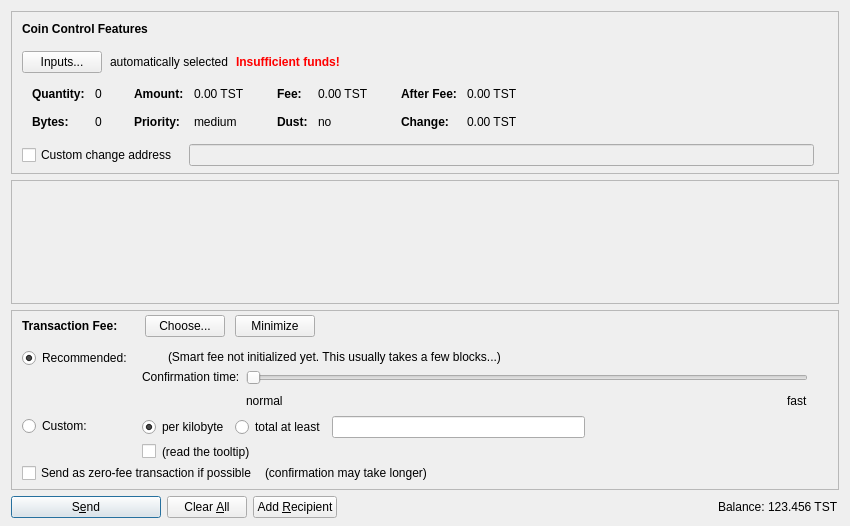
<?xml version="1.0" encoding="UTF-8"?>
<ui version="4.0">
 <class>SendCoinsDialog</class>
 <widget class="QDialog" name="SendCoinsDialog">
  <property name="geometry">
   <rect>
    <x>0</x>
    <y>0</y>
    <width>850</width>
    <height>526</height>
   </rect>
  </property>
  <property name="windowTitle">
   <string>Send Coins</string>
  </property>
  <layout class="QVBoxLayout" name="verticalLayout" stretch="0,1,0,0">
   <property name="bottomMargin">
    <number>8</number>
   </property>
   <item>
    <widget class="QFrame" name="frameCoinControl">
     <property name="sizePolicy">
      <sizepolicy hsizetype="Expanding" vsizetype="Expanding">
       <horstretch>0</horstretch>
       <verstretch>0</verstretch>
      </sizepolicy>
     </property>
     <property name="maximumSize">
      <size>
       <width>16777215</width>
       <height>16777215</height>
      </size>
     </property>
     <property name="frameShape">
      <enum>QFrame::StyledPanel</enum>
     </property>
     <property name="frameShadow">
      <enum>QFrame::Sunken</enum>
     </property>
     <layout class="QVBoxLayout" name="verticalLayoutCoinControl2">
      <property name="spacing">
       <number>0</number>
      </property>
      <property name="leftMargin">
       <number>0</number>
      </property>
      <property name="topMargin">
       <number>0</number>
      </property>
      <property name="rightMargin">
       <number>0</number>
      </property>
      <property name="bottomMargin">
       <number>6</number>
      </property>
      <item>
       <layout class="QVBoxLayout" name="verticalLayoutCoinControl" stretch="0,0,0,0,1">
        <property name="spacing">
         <number>0</number>
        </property>
        <property name="leftMargin">
         <number>10</number>
        </property>
        <property name="topMargin">
         <number>10</number>
        </property>
        <item>
         <layout class="QHBoxLayout" name="horizontalLayoutCoinControl1">
          <property name="bottomMargin">
           <number>15</number>
          </property>
          <item>
           <widget class="QLabel" name="labelCoinControlFeatures">
            <property name="sizePolicy">
             <sizepolicy hsizetype="Preferred" vsizetype="Maximum">
              <horstretch>0</horstretch>
              <verstretch>0</verstretch>
             </sizepolicy>
            </property>
            <property name="font">
             <font>
              <weight>75</weight>
              <bold>true</bold>
             </font>
            </property>
            <property name="styleSheet">
             <string notr="true">font-weight:bold;</string>
            </property>
            <property name="text">
             <string>Coin Control Features</string>
            </property>
           </widget>
          </item>
         </layout>
        </item>
        <item>
         <layout class="QHBoxLayout" name="horizontalLayoutCoinControl2" stretch="0,0,0,0">
          <property name="spacing">
           <number>8</number>
          </property>
          <property name="bottomMargin">
           <number>10</number>
          </property>
          <item>
           <widget class="QPushButton" name="pushButtonCoinControl">
            <property name="styleSheet">
             <string notr="true"/>
            </property>
            <property name="text">
             <string>Inputs...</string>
            </property>
            <property name="autoDefault">
             <bool>false</bool>
            </property>
           </widget>
          </item>
          <item>
           <widget class="QLabel" name="labelCoinControlAutomaticallySelected">
            <property name="text">
             <string>automatically selected</string>
            </property>
            <property name="margin">
             <number>5</number>
            </property>
           </widget>
          </item>
          <item>
           <widget class="QLabel" name="labelCoinControlInsuffFunds">
            <property name="font">
             <font>
              <weight>75</weight>
              <bold>true</bold>
             </font>
            </property>
            <property name="styleSheet">
             <string notr="true">color:red;font-weight:bold;</string>
            </property>
            <property name="text">
             <string>Insufficient funds!</string>
            </property>
            <property name="margin">
             <number>5</number>
            </property>
           </widget>
          </item>
          <item>
           <spacer name="horizontalSpacerCoinControl">
            <property name="orientation">
             <enum>Qt::Horizontal</enum>
            </property>
            <property name="sizeHint" stdset="0">
             <size>
              <width>40</width>
              <height>1</height>
             </size>
            </property>
           </spacer>
          </item>
         </layout>
        </item>
        <item>
         <widget class="QWidget" name="widgetCoinControl" native="true">
          <property name="sizePolicy">
           <sizepolicy hsizetype="Preferred" vsizetype="Preferred">
            <horstretch>0</horstretch>
            <verstretch>0</verstretch>
           </sizepolicy>
          </property>
          <property name="minimumSize">
           <size>
            <width>0</width>
            <height>0</height>
           </size>
          </property>
          <property name="styleSheet">
           <string notr="true"/>
          </property>
          <layout class="QHBoxLayout" name="horizontalLayoutCoinControl5">
           <property name="leftMargin">
            <number>0</number>
           </property>
           <property name="topMargin">
            <number>0</number>
           </property>
           <property name="rightMargin">
            <number>0</number>
           </property>
           <property name="bottomMargin">
            <number>0</number>
           </property>
           <item>
            <layout class="QHBoxLayout" name="horizontalLayoutCoinControl3" stretch="0,0,0,1">
             <property name="spacing">
              <number>20</number>
             </property>
             <property name="topMargin">
              <number>0</number>
             </property>
             <property name="bottomMargin">
              <number>10</number>
             </property>
             <item>
              <layout class="QFormLayout" name="formLayoutCoinControl1">
               <property name="horizontalSpacing">
                <number>10</number>
               </property>
               <property name="verticalSpacing">
                <number>14</number>
               </property>
               <property name="leftMargin">
                <number>10</number>
               </property>
               <property name="topMargin">
                <number>4</number>
               </property>
               <property name="rightMargin">
                <number>6</number>
               </property>
               <item row="0" column="0">
                <widget class="QLabel" name="labelCoinControlQuantityText">
                 <property name="font">
                  <font>
                   <weight>75</weight>
                   <bold>true</bold>
                  </font>
                 </property>
                 <property name="text">
                  <string>Quantity:</string>
                 </property>
                 <property name="margin">
                  <number>0</number>
                 </property>
                </widget>
               </item>
               <item row="0" column="1">
                <widget class="QLabel" name="labelCoinControlQuantity">
                 <property name="cursor">
                  <cursorShape>IBeamCursor</cursorShape>
                 </property>
                 <property name="contextMenuPolicy">
                  <enum>Qt::ActionsContextMenu</enum>
                 </property>
                 <property name="text">
                  <string notr="true">0</string>
                 </property>
                 <property name="margin">
                  <number>0</number>
                 </property>
                 <property name="textInteractionFlags">
                  <set>Qt::LinksAccessibleByMouse|Qt::TextSelectableByKeyboard|Qt::TextSelectableByMouse</set>
                 </property>
                </widget>
               </item>
               <item row="1" column="0">
                <widget class="QLabel" name="labelCoinControlBytesText">
                 <property name="font">
                  <font>
                   <weight>75</weight>
                   <bold>true</bold>
                  </font>
                 </property>
                 <property name="text">
                  <string>Bytes:</string>
                 </property>
                </widget>
               </item>
               <item row="1" column="1">
                <widget class="QLabel" name="labelCoinControlBytes">
                 <property name="cursor">
                  <cursorShape>IBeamCursor</cursorShape>
                 </property>
                 <property name="contextMenuPolicy">
                  <enum>Qt::ActionsContextMenu</enum>
                 </property>
                 <property name="text">
                  <string notr="true">0</string>
                 </property>
                 <property name="textInteractionFlags">
                  <set>Qt::LinksAccessibleByMouse|Qt::TextSelectableByKeyboard|Qt::TextSelectableByMouse</set>
                 </property>
                </widget>
               </item>
              </layout>
             </item>
             <item>
              <layout class="QFormLayout" name="formLayoutCoinControl2">
               <property name="horizontalSpacing">
                <number>10</number>
               </property>
               <property name="verticalSpacing">
                <number>14</number>
               </property>
               <property name="leftMargin">
                <number>6</number>
               </property>
               <property name="topMargin">
                <number>4</number>
               </property>
               <property name="rightMargin">
                <number>6</number>
               </property>
               <item row="0" column="0">
                <widget class="QLabel" name="labelCoinControlAmountText">
                 <property name="font">
                  <font>
                   <weight>75</weight>
                   <bold>true</bold>
                  </font>
                 </property>
                 <property name="text">
                  <string>Amount:</string>
                 </property>
                 <property name="margin">
                  <number>0</number>
                 </property>
                </widget>
               </item>
               <item row="0" column="1">
                <widget class="QLabel" name="labelCoinControlAmount">
                 <property name="cursor">
                  <cursorShape>IBeamCursor</cursorShape>
                 </property>
                 <property name="contextMenuPolicy">
                  <enum>Qt::ActionsContextMenu</enum>
                 </property>
                 <property name="text">
                  <string notr="true">0.00 TST</string>
                 </property>
                 <property name="textInteractionFlags">
                  <set>Qt::LinksAccessibleByMouse|Qt::TextSelectableByKeyboard|Qt::TextSelectableByMouse</set>
                 </property>
                </widget>
               </item>
               <item row="1" column="0">
                <widget class="QLabel" name="labelCoinControlPriorityText">
                 <property name="font">
                  <font>
                   <weight>75</weight>
                   <bold>true</bold>
                  </font>
                 </property>
                 <property name="text">
                  <string>Priority:</string>
                 </property>
                </widget>
               </item>
               <item row="1" column="1">
                <widget class="QLabel" name="labelCoinControlPriority">
                 <property name="cursor">
                  <cursorShape>IBeamCursor</cursorShape>
                 </property>
                 <property name="contextMenuPolicy">
                  <enum>Qt::ActionsContextMenu</enum>
                 </property>
                 <property name="text">
                  <string notr="true">medium</string>
                 </property>
                 <property name="textInteractionFlags">
                  <set>Qt::LinksAccessibleByMouse|Qt::TextSelectableByKeyboard|Qt::TextSelectableByMouse</set>
                 </property>
                </widget>
               </item>
              </layout>
             </item>
             <item>
              <layout class="QFormLayout" name="formLayoutCoinControl3">
               <property name="horizontalSpacing">
                <number>10</number>
               </property>
               <property name="verticalSpacing">
                <number>14</number>
               </property>
               <property name="leftMargin">
                <number>6</number>
               </property>
               <property name="topMargin">
                <number>4</number>
               </property>
               <property name="rightMargin">
                <number>6</number>
               </property>
               <item row="0" column="0">
                <widget class="QLabel" name="labelCoinControlFeeText">
                 <property name="font">
                  <font>
                   <weight>75</weight>
                   <bold>true</bold>
                  </font>
                 </property>
                 <property name="text">
                  <string>Fee:</string>
                 </property>
                 <property name="margin">
                  <number>0</number>
                 </property>
                </widget>
               </item>
               <item row="0" column="1">
                <widget class="QLabel" name="labelCoinControlFee">
                 <property name="cursor">
                  <cursorShape>IBeamCursor</cursorShape>
                 </property>
                 <property name="contextMenuPolicy">
                  <enum>Qt::ActionsContextMenu</enum>
                 </property>
                 <property name="text">
                  <string notr="true">0.00 TST</string>
                 </property>
                 <property name="textInteractionFlags">
                  <set>Qt::LinksAccessibleByMouse|Qt::TextSelectableByKeyboard|Qt::TextSelectableByMouse</set>
                 </property>
                </widget>
               </item>
               <item row="1" column="0">
                <widget class="QLabel" name="labelCoinControlLowOutputText">
                 <property name="font">
                  <font>
                   <weight>75</weight>
                   <bold>true</bold>
                  </font>
                 </property>
                 <property name="text">
                  <string>Dust:</string>
                 </property>
                </widget>
               </item>
               <item row="1" column="1">
                <widget class="QLabel" name="labelCoinControlLowOutput">
                 <property name="cursor">
                  <cursorShape>IBeamCursor</cursorShape>
                 </property>
                 <property name="contextMenuPolicy">
                  <enum>Qt::ActionsContextMenu</enum>
                 </property>
                 <property name="text">
                  <string notr="true">no</string>
                 </property>
                 <property name="textInteractionFlags">
                  <set>Qt::LinksAccessibleByMouse|Qt::TextSelectableByKeyboard|Qt::TextSelectableByMouse</set>
                 </property>
                </widget>
               </item>
              </layout>
             </item>
             <item>
              <layout class="QFormLayout" name="formLayoutCoinControl4">
               <property name="horizontalSpacing">
                <number>10</number>
               </property>
               <property name="verticalSpacing">
                <number>14</number>
               </property>
               <property name="leftMargin">
                <number>6</number>
               </property>
               <property name="topMargin">
                <number>4</number>
               </property>
               <property name="rightMargin">
                <number>6</number>
               </property>
               <item row="0" column="0">
                <widget class="QLabel" name="labelCoinControlAfterFeeText">
                 <property name="font">
                  <font>
                   <weight>75</weight>
                   <bold>true</bold>
                  </font>
                 </property>
                 <property name="text">
                  <string>After Fee:</string>
                 </property>
                 <property name="margin">
                  <number>0</number>
                 </property>
                </widget>
               </item>
               <item row="0" column="1">
                <widget class="QLabel" name="labelCoinControlAfterFee">
                 <property name="cursor">
                  <cursorShape>IBeamCursor</cursorShape>
                 </property>
                 <property name="contextMenuPolicy">
                  <enum>Qt::ActionsContextMenu</enum>
                 </property>
                 <property name="text">
                  <string notr="true">0.00 TST</string>
                 </property>
                 <property name="textInteractionFlags">
                  <set>Qt::LinksAccessibleByMouse|Qt::TextSelectableByKeyboard|Qt::TextSelectableByMouse</set>
                 </property>
                </widget>
               </item>
               <item row="1" column="0">
                <widget class="QLabel" name="labelCoinControlChangeText">
                 <property name="font">
                  <font>
                   <weight>75</weight>
                   <bold>true</bold>
                  </font>
                 </property>
                 <property name="text">
                  <string>Change:</string>
                 </property>
                </widget>
               </item>
               <item row="1" column="1">
                <widget class="QLabel" name="labelCoinControlChange">
                 <property name="cursor">
                  <cursorShape>IBeamCursor</cursorShape>
                 </property>
                 <property name="contextMenuPolicy">
                  <enum>Qt::ActionsContextMenu</enum>
                 </property>
                 <property name="text">
                  <string notr="true">0.00 TST</string>
                 </property>
                 <property name="textInteractionFlags">
                  <set>Qt::LinksAccessibleByMouse|Qt::TextSelectableByKeyboard|Qt::TextSelectableByMouse</set>
                 </property>
                </widget>
               </item>
              </layout>
             </item>
            </layout>
           </item>
          </layout>
         </widget>
        </item>
        <item>
         <layout class="QHBoxLayout" name="horizontalLayoutCoinControl4" stretch="0,0,0">
          <property name="spacing">
           <number>12</number>
          </property>
          <property name="sizeConstraint">
           <enum>QLayout::SetDefaultConstraint</enum>
          </property>
          <property name="topMargin">
           <number>5</number>
          </property>
          <property name="rightMargin">
           <number>5</number>
          </property>
          <item>
           <widget class="QCheckBox" name="checkBoxCoinControlChange">
            <property name="toolTip">
             <string>If this is activated, but the change address is empty or invalid, change will be sent to a newly generated address.</string>
            </property>
            <property name="text">
             <string>Custom change address</string>
            </property>
           </widget>
          </item>
          <item>
           <widget class="QValidatedLineEdit" name="lineEditCoinControlChange">
            <property name="enabled">
             <bool>false</bool>
            </property>
            <property name="sizePolicy">
             <sizepolicy hsizetype="Expanding" vsizetype="Fixed">
              <horstretch>0</horstretch>
              <verstretch>0</verstretch>
             </sizepolicy>
            </property>
           </widget>
          </item>
          <item>
           <widget class="QLabel" name="labelCoinControlChangeLabel">
            <property name="sizePolicy">
             <sizepolicy hsizetype="Preferred" vsizetype="Expanding">
              <horstretch>0</horstretch>
              <verstretch>0</verstretch>
             </sizepolicy>
            </property>
            <property name="minimumSize">
             <size>
              <width>0</width>
              <height>0</height>
             </size>
            </property>
            <property name="text">
             <string/>
            </property>
            <property name="margin">
             <number>3</number>
            </property>
           </widget>
          </item>
         </layout>
        </item>
        <item>
         <spacer name="verticalSpacerCoinControl">
          <property name="orientation">
           <enum>Qt::Vertical</enum>
          </property>
          <property name="sizeHint" stdset="0">
           <size>
            <width>800</width>
            <height>1</height>
           </size>
          </property>
         </spacer>
        </item>
       </layout>
      </item>
     </layout>
    </widget>
   </item>
   <item>
    <widget class="QScrollArea" name="scrollArea">
     <property name="widgetResizable">
      <bool>true</bool>
     </property>
     <widget class="QWidget" name="scrollAreaWidgetContents">
      <property name="geometry">
       <rect>
        <x>0</x>
        <y>0</y>
        <width>830</width>
        <height>68</height>
       </rect>
      </property>
      <layout class="QVBoxLayout" name="verticalLayout_2" stretch="0,1">
       <property name="leftMargin">
        <number>0</number>
       </property>
       <property name="topMargin">
        <number>0</number>
       </property>
       <property name="rightMargin">
        <number>0</number>
       </property>
       <property name="bottomMargin">
        <number>0</number>
       </property>
       <item>
        <layout class="QVBoxLayout" name="entries">
         <property name="spacing">
          <number>6</number>
         </property>
        </layout>
       </item>
       <item>
        <spacer name="verticalSpacer">
         <property name="orientation">
          <enum>Qt::Vertical</enum>
         </property>
         <property name="sizeHint" stdset="0">
          <size>
           <width>20</width>
           <height>40</height>
          </size>
         </property>
        </spacer>
       </item>
      </layout>
     </widget>
    </widget>
   </item>
   <item>
    <widget class="QFrame" name="frameFee">
     <property name="sizePolicy">
      <sizepolicy hsizetype="Expanding" vsizetype="Expanding">
       <horstretch>0</horstretch>
       <verstretch>0</verstretch>
      </sizepolicy>
     </property>
     <property name="maximumSize">
      <size>
       <width>16777215</width>
       <height>16777215</height>
      </size>
     </property>
     <property name="frameShape">
      <enum>QFrame::StyledPanel</enum>
     </property>
     <property name="frameShadow">
      <enum>QFrame::Sunken</enum>
     </property>
     <layout class="QVBoxLayout" name="verticalLayoutFee1">
      <property name="spacing">
       <number>0</number>
      </property>
      <property name="leftMargin">
       <number>0</number>
      </property>
      <property name="topMargin">
       <number>0</number>
      </property>
      <property name="rightMargin">
       <number>0</number>
      </property>
      <property name="bottomMargin">
       <number>0</number>
      </property>
      <item>
       <layout class="QVBoxLayout" name="verticalLayoutFee2" stretch="0,0,0">
        <property name="spacing">
         <number>0</number>
        </property>
        <property name="leftMargin">
         <number>10</number>
        </property>
        <property name="topMargin">
         <number>0</number>
        </property>
        <item>
         <layout class="QHBoxLayout" name="horizontalLayoutFee1">
          <property name="bottomMargin">
           <number>0</number>
          </property>
          <item>
           <layout class="QVBoxLayout" name="verticalLayoutFee7">
            <property name="spacing">
             <number>0</number>
            </property>
            <item>
             <spacer name="verticalSpacerSmartFee">
              <property name="orientation">
               <enum>Qt::Vertical</enum>
              </property>
              <property name="sizeType">
               <enum>QSizePolicy::Fixed</enum>
              </property>
              <property name="sizeHint" stdset="0">
               <size>
                <width>1</width>
                <height>4</height>
               </size>
              </property>
             </spacer>
            </item>
            <item>
             <layout class="QHBoxLayout" name="horizontalLayoutSmartFee">
              <property name="spacing">
               <number>10</number>
              </property>
              <item>
               <widget class="QLabel" name="labelFeeHeadline">
                <property name="sizePolicy">
                 <sizepolicy hsizetype="Preferred" vsizetype="Maximum">
                  <horstretch>0</horstretch>
                  <verstretch>0</verstretch>
                 </sizepolicy>
                </property>
                <property name="font">
                 <font>
                  <weight>75</weight>
                  <bold>true</bold>
                 </font>
                </property>
                <property name="styleSheet">
                 <string notr="true">font-weight:bold;</string>
                </property>
                <property name="text">
                 <string>Transaction Fee:</string>
                </property>
               </widget>
              </item>
              <item>
               <widget class="QLabel" name="labelFeeMinimized">
                <property name="text">
                 <string/>
                </property>
               </widget>
              </item>
              <item>
               <widget class="QPushButton" name="buttonChooseFee">
                <property name="text">
                 <string>Choose...</string>
                </property>
               </widget>
              </item>
              <item>
               <widget class="QPushButton" name="buttonMinimizeFee">
                <property name="toolTip">
                 <string>collapse fee-settings</string>
                </property>
                <property name="text">
                 <string>Minimize</string>
                </property>
               </widget>
              </item>
             </layout>
            </item>
            <item>
             <spacer name="verticalSpacer_5">
              <property name="orientation">
               <enum>Qt::Vertical</enum>
              </property>
              <property name="sizeHint" stdset="0">
               <size>
                <width>1</width>
                <height>1</height>
               </size>
              </property>
             </spacer>
            </item>
           </layout>
          </item>
          <item>
           <spacer name="horizontalSpacer_4">
            <property name="orientation">
             <enum>Qt::Horizontal</enum>
            </property>
            <property name="sizeHint" stdset="0">
             <size>
              <width>40</width>
              <height>20</height>
             </size>
            </property>
           </spacer>
          </item>
         </layout>
        </item>
        <item>
         <widget class="QFrame" name="frameFeeSelection">
          <layout class="QVBoxLayout" name="verticalLayoutFee12">
           <property name="spacing">
            <number>0</number>
           </property>
           <property name="leftMargin">
            <number>0</number>
           </property>
           <property name="topMargin">
            <number>0</number>
           </property>
           <property name="rightMargin">
            <number>0</number>
           </property>
           <property name="bottomMargin">
            <number>0</number>
           </property>
           <item>
            <layout class="QGridLayout" name="gridLayoutFee">
             <property name="topMargin">
              <number>10</number>
             </property>
             <property name="bottomMargin">
              <number>4</number>
             </property>
             <property name="horizontalSpacing">
              <number>10</number>
             </property>
             <property name="verticalSpacing">
              <number>4</number>
             </property>
             <item row="1" column="1">
              <layout class="QVBoxLayout" name="verticalLayoutFee8">
               <property name="spacing">
                <number>6</number>
               </property>
               <item>
                <layout class="QHBoxLayout" name="horizontalLayoutFee13">
                 <item>
                  <widget class="QRadioButton" name="radioCustomPerKilobyte">
                   <property name="toolTip">
                    <string>If the custom fee is set to 1000 satoshis and the transaction is only 250 bytes, then &quot;per kilobyte&quot; only pays 250 satoshis in fee, while &quot;at least&quot; pays 1000 satoshis. For transactions bigger than a kilobyte both pay by kilobyte.</string>
                   </property>
                   <property name="text">
                    <string>per kilobyte</string>
                   </property>
                   <property name="checked">
                    <bool>true</bool>
                   </property>
                   <attribute name="buttonGroup">
                    <string notr="true">groupCustomFee</string>
                   </attribute>
                  </widget>
                 </item>
                 <item>
                  <widget class="QRadioButton" name="radioCustomAtLeast">
                   <property name="toolTip">
                    <string>If the custom fee is set to 1000 satoshis and the transaction is only 250 bytes, then &quot;per kilobyte&quot; only pays 250 satoshis in fee, while &quot;total at least&quot; pays 1000 satoshis. For transactions bigger than a kilobyte both pay by kilobyte.</string>
                   </property>
                   <property name="text">
                    <string>total at least</string>
                   </property>
                   <attribute name="buttonGroup">
                    <string notr="true">groupCustomFee</string>
                   </attribute>
                  </widget>
                 </item>
                 <item>
                  <widget class="BitcoinAmountField" name="customFee"/>
                 </item>
                 <item>
                  <spacer name="horizontalSpacer_6">
                   <property name="orientation">
                    <enum>Qt::Horizontal</enum>
                   </property>
                   <property name="sizeHint" stdset="0">
                    <size>
                     <width>1</width>
                     <height>1</height>
                    </size>
                   </property>
                  </spacer>
                 </item>
                </layout>
               </item>
               <item>
                <layout class="QHBoxLayout" name="horizontalLayoutFee8">
                 <item>
                  <widget class="QCheckBox" name="checkBoxMinimumFee">
                   <property name="toolTip">
                    <string>Paying only the minimum fee is just fine as long as there is less transaction volume than space in the blocks. But be aware that this can end up in a never confirming transaction once there is more demand for testcoin transactions than the network can process.</string>
                   </property>
                   <property name="text">
                    <string/>
                   </property>
                  </widget>
                 </item>
                 <item>
                  <widget class="QLabel" name="labelMinFeeWarning">
                   <property name="enabled">
                    <bool>true</bool>
                   </property>
                   <property name="toolTip">
                    <string>Paying only the minimum fee is just fine as long as there is less transaction volume than space in the blocks. But be aware that this can end up in a never confirming transaction once there is more demand for testcoin transactions than the network can process.</string>
                   </property>
                   <property name="text">
                    <string>(read the tooltip)</string>
                   </property>
                   <property name="margin">
                    <number>5</number>
                   </property>
                  </widget>
                 </item>
                 <item>
                  <spacer name="horizontalSpacer_2">
                   <property name="orientation">
                    <enum>Qt::Horizontal</enum>
                   </property>
                   <property name="sizeHint" stdset="0">
                    <size>
                     <width>1</width>
                     <height>1</height>
                    </size>
                   </property>
                  </spacer>
                 </item>
                </layout>
               </item>
              </layout>
             </item>
             <item row="0" column="0">
              <layout class="QVBoxLayout" name="verticalLayoutFee4" stretch="0,1">
               <item>
                <widget class="QRadioButton" name="radioSmartFee">
                 <property name="text">
                  <string>Recommended:</string>
                 </property>
                 <property name="checked">
                  <bool>true</bool>
                 </property>
                 <attribute name="buttonGroup">
                  <string notr="true">groupFee</string>
                 </attribute>
                </widget>
               </item>
               <item>
                <spacer name="verticalSpacer_2">
                 <property name="orientation">
                  <enum>Qt::Vertical</enum>
                 </property>
                 <property name="sizeHint" stdset="0">
                  <size>
                   <width>1</width>
                   <height>1</height>
                  </size>
                 </property>
                </spacer>
               </item>
              </layout>
             </item>
             <item row="1" column="0">
              <layout class="QVBoxLayout" name="verticalLayoutFee9" stretch="0,1">
               <item>
                <widget class="QRadioButton" name="radioCustomFee">
                 <property name="text">
                  <string>Custom:</string>
                 </property>
                 <attribute name="buttonGroup">
                  <string notr="true">groupFee</string>
                 </attribute>
                </widget>
               </item>
               <item>
                <spacer name="verticalSpacer_6">
                 <property name="orientation">
                  <enum>Qt::Vertical</enum>
                 </property>
                 <property name="sizeHint" stdset="0">
                  <size>
                   <width>1</width>
                   <height>1</height>
                  </size>
                 </property>
                </spacer>
               </item>
              </layout>
             </item>
             <item row="0" column="1">
              <layout class="QVBoxLayout" name="verticalLayoutFee3" stretch="0,0,1">
               <property name="spacing">
                <number>6</number>
               </property>
               <property name="topMargin">
                <number>2</number>
               </property>
               <item>
                <layout class="QHBoxLayout" name="horizontalLayoutFee12">
                 <item>
                  <widget class="QLabel" name="labelSmartFee">
                   <property name="text">
                    <string/>
                   </property>
                   <property name="margin">
                    <number>2</number>
                   </property>
                  </widget>
                 </item>
                 <item>
                  <widget class="QLabel" name="labelFeeEstimation">
                   <property name="text">
                    <string/>
                   </property>
                  </widget>
                 </item>
                 <item>
                  <widget class="QLabel" name="labelSmartFee2">
                   <property name="text">
                    <string>(Smart fee not initialized yet. This usually takes a few blocks...)</string>
                   </property>
                   <property name="margin">
                    <number>2</number>
                   </property>
                  </widget>
                 </item>
                 <item>
                  <spacer name="horizontalSpacer_5">
                   <property name="orientation">
                    <enum>Qt::Horizontal</enum>
                   </property>
                   <property name="sizeHint" stdset="0">
                    <size>
                     <width>1</width>
                     <height>1</height>
                    </size>
                   </property>
                  </spacer>
                 </item>
                </layout>
               </item>
               <item>
                <layout class="QHBoxLayout" name="horizontalLayoutFee9">
                 <item>
                  <layout class="QVBoxLayout" name="verticalLayoutFee6">
                   <item>
                    <widget class="QLabel" name="labelSmartFee3">
                     <property name="text">
                      <string>Confirmation time:</string>
                     </property>
                     <property name="margin">
                      <number>2</number>
                     </property>
                    </widget>
                   </item>
                   <item>
                    <spacer name="verticalSpacer_3">
                     <property name="orientation">
                      <enum>Qt::Vertical</enum>
                     </property>
                     <property name="sizeHint" stdset="0">
                      <size>
                       <width>1</width>
                       <height>1</height>
                      </size>
                     </property>
                    </spacer>
                   </item>
                  </layout>
                 </item>
                 <item>
                  <layout class="QVBoxLayout" name="verticalLayoutFee5">
                   <property name="rightMargin">
                    <number>30</number>
                   </property>
                   <item>
                    <widget class="QSlider" name="sliderSmartFee">
                     <property name="minimum">
                      <number>0</number>
                     </property>
                     <property name="maximum">
                      <number>24</number>
                     </property>
                     <property name="pageStep">
                      <number>1</number>
                     </property>
                     <property name="value">
                      <number>0</number>
                     </property>
                     <property name="orientation">
                      <enum>Qt::Horizontal</enum>
                     </property>
                     <property name="invertedAppearance">
                      <bool>false</bool>
                     </property>
                     <property name="invertedControls">
                      <bool>false</bool>
                     </property>
                     <property name="tickPosition">
                      <enum>QSlider::NoTicks</enum>
                     </property>
                    </widget>
                   </item>
                   <item>
                    <layout class="QHBoxLayout" name="horizontalLayoutFee10">
                     <item>
                      <widget class="QLabel" name="labelSmartFeeNormal">
                       <property name="text">
                        <string>normal</string>
                       </property>
                      </widget>
                     </item>
                     <item>
                      <spacer name="horizontalSpacer_3">
                       <property name="orientation">
                        <enum>Qt::Horizontal</enum>
                       </property>
                       <property name="sizeHint" stdset="0">
                        <size>
                         <width>40</width>
                         <height>20</height>
                        </size>
                       </property>
                      </spacer>
                     </item>
                     <item>
                      <widget class="QLabel" name="labelSmartFeeFast">
                       <property name="text">
                        <string>fast</string>
                       </property>
                      </widget>
                     </item>
                    </layout>
                   </item>
                  </layout>
                 </item>
                </layout>
               </item>
               <item>
                <spacer name="verticalSpacer_4">
                 <property name="orientation">
                  <enum>Qt::Vertical</enum>
                 </property>
                 <property name="sizeHint" stdset="0">
                  <size>
                   <width>1</width>
                   <height>1</height>
                  </size>
                 </property>
                </spacer>
               </item>
              </layout>
             </item>
            </layout>
           </item>
           <item>
            <layout class="QHBoxLayout" name="horizontalLayoutFee5" stretch="0,0,0">
             <property name="spacing">
              <number>8</number>
             </property>
             <property name="bottomMargin">
              <number>4</number>
             </property>
             <item>
              <widget class="QCheckBox" name="checkBoxFreeTx">
               <property name="text">
                <string>Send as zero-fee transaction if possible</string>
               </property>
              </widget>
             </item>
             <item>
              <widget class="QLabel" name="labelFreeTx">
               <property name="text">
                <string>(confirmation may take longer)</string>
               </property>
               <property name="margin">
                <number>5</number>
               </property>
              </widget>
             </item>
             <item>
              <spacer name="horizontalSpacerFee5">
               <property name="orientation">
                <enum>Qt::Horizontal</enum>
               </property>
               <property name="sizeHint" stdset="0">
                <size>
                 <width>1</width>
                 <height>1</height>
                </size>
               </property>
              </spacer>
             </item>
            </layout>
           </item>
           <item>
            <spacer name="verticalSpacerFee2">
             <property name="orientation">
              <enum>Qt::Vertical</enum>
             </property>
             <property name="sizeHint" stdset="0">
              <size>
               <width>1</width>
               <height>1</height>
              </size>
             </property>
            </spacer>
           </item>
          </layout>
         </widget>
        </item>
        <item>
         <spacer name="verticalSpacerFee">
          <property name="orientation">
           <enum>Qt::Vertical</enum>
          </property>
          <property name="sizeHint" stdset="0">
           <size>
            <width>800</width>
            <height>1</height>
           </size>
          </property>
         </spacer>
        </item>
       </layout>
      </item>
     </layout>
    </widget>
   </item>
   <item>
    <layout class="QHBoxLayout" name="horizontalLayout">
     <item>
      <widget class="QPushButton" name="sendButton">
       <property name="minimumSize">
        <size>
         <width>150</width>
         <height>0</height>
        </size>
       </property>
       <property name="toolTip">
        <string>Confirm the send action</string>
       </property>
       <property name="text">
        <string>S&amp;end</string>
       </property>
       <property name="icon">
        <iconset resource="../bitcoin.qrc">
         <normaloff>:/icons/send</normaloff>:/icons/send</iconset>
       </property>
       <property name="autoDefault">
        <bool>false</bool>
       </property>
       <property name="default">
        <bool>true</bool>
       </property>
      </widget>
     </item>
     <item>
      <widget class="QPushButton" name="clearButton">
       <property name="sizePolicy">
        <sizepolicy hsizetype="Minimum" vsizetype="Fixed">
         <horstretch>0</horstretch>
         <verstretch>0</verstretch>
        </sizepolicy>
       </property>
       <property name="toolTip">
        <string>Clear all fields of the form.</string>
       </property>
       <property name="text">
        <string>Clear &amp;All</string>
       </property>
       <property name="icon">
        <iconset resource="../bitcoin.qrc">
         <normaloff>:/icons/remove</normaloff>:/icons/remove</iconset>
       </property>
       <property name="autoDefault">
        <bool>false</bool>
       </property>
      </widget>
     </item>
     <item>
      <widget class="QPushButton" name="addButton">
       <property name="toolTip">
        <string>Send to multiple recipients at once</string>
       </property>
       <property name="text">
        <string>Add &amp;Recipient</string>
       </property>
       <property name="icon">
        <iconset resource="../bitcoin.qrc">
         <normaloff>:/icons/add</normaloff>:/icons/add</iconset>
       </property>
       <property name="autoDefault">
        <bool>false</bool>
       </property>
      </widget>
     </item>
     <item>
      <spacer name="horizontalSpacer">
       <property name="orientation">
        <enum>Qt::Horizontal</enum>
       </property>
       <property name="sizeHint" stdset="0">
        <size>
         <width>40</width>
         <height>20</height>
        </size>
       </property>
      </spacer>
     </item>
     <item>
      <layout class="QHBoxLayout" name="horizontalLayout_2">
       <property name="spacing">
        <number>3</number>
       </property>
       <item>
        <widget class="QLabel" name="label">
         <property name="sizePolicy">
          <sizepolicy hsizetype="Preferred" vsizetype="Fixed">
           <horstretch>0</horstretch>
           <verstretch>0</verstretch>
          </sizepolicy>
         </property>
         <property name="text">
          <string>Balance:</string>
         </property>
        </widget>
       </item>
       <item>
        <widget class="QLabel" name="labelBalance">
         <property name="sizePolicy">
          <sizepolicy hsizetype="Preferred" vsizetype="Fixed">
           <horstretch>0</horstretch>
           <verstretch>0</verstretch>
          </sizepolicy>
         </property>
         <property name="cursor">
          <cursorShape>IBeamCursor</cursorShape>
         </property>
         <property name="text">
          <string notr="true">123.456 TST</string>
         </property>
         <property name="textInteractionFlags">
          <set>Qt::LinksAccessibleByMouse|Qt::TextSelectableByKeyboard|Qt::TextSelectableByMouse</set>
         </property>
        </widget>
       </item>
      </layout>
     </item>
    </layout>
   </item>
  </layout>
 </widget>
 <customwidgets>
  <customwidget>
   <class>QValidatedLineEdit</class>
   <extends>QLineEdit</extends>
   <header>qvalidatedlineedit.h</header>
  </customwidget>
  <customwidget>
   <class>BitcoinAmountField</class>
   <extends>QLineEdit</extends>
   <header>bitcoinamountfield.h</header>
   <container>1</container>
  </customwidget>
 </customwidgets>
 <resources>
  <include location="../bitcoin.qrc"/>
 </resources>
 <connections/>
 <buttongroups>
  <buttongroup name="groupFee"/>
  <buttongroup name="groupCustomFee"/>
 </buttongroups>
</ui>
